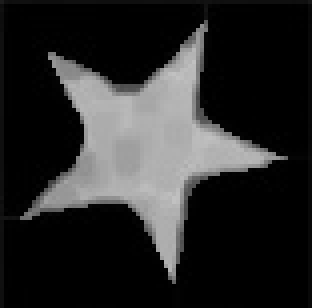
#> input picture erodedstar.jpg, 78 x 77 px (shown 4 times larger)
$ python contour.py   (Python 2 division)
#> lines starting #> are read from the running program, lines starting #| are printed output that depends on the picture; after the words box and inside, x2 and y2 are one past the last pixel; in counts of white or black regions, pixels touching at a corner belong together
import numpy as np
import cv2
im = cv2.imread('erodedstar.jpg')
#> im is the input picture: shape (77, 78, 3); min 0, max 193, mean 40.9
imgray = cv2.cvtColor(im, cv2.COLOR_BGR2GRAY)
ret,thresh = cv2.threshold(imgray, 127, 255, 0)
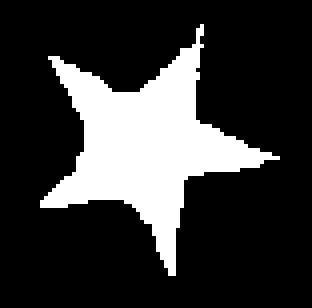
#> thresh: shape (77, 78) (shown 4 times larger); 21.5% white; 1 white region
contours, hierarchy =cv2.findContours(thresh, cv2.RETR_TREE, cv2.CHAIN_APPROX_SIMPLE)
#> contours = 1 contour; box (x1, y1, x2, y2) and area: (10, 6, 70, 69) 1184
print len(contours)
#| 1
cnt = contours[0]
#> cnt = contour of 100 points, box (x1, y1, x2, y2) (10, 6, 70, 69), area 1184
cv2.drawContours(im, [cnt], 0, (0,255,0), 3)
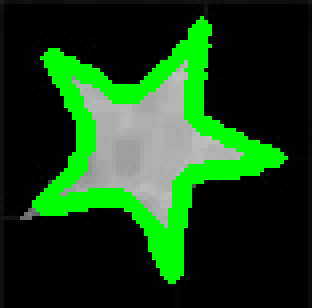
#> im: shape (77, 78, 3) (shown 4 times larger); 16.62% of pixels changed, all inside (x1, y1, x2, y2) = (8, 4, 72, 71)
# [7 lines of commented-out code are left out]
cv2.imshow("hello", im)
#cv2.imshow("contours",contours)
#cv2.imshow("cnt[0]",cnt[0])
#cv2.imwrite('workoc.jpg', im)
cv2.waitKey(0)
